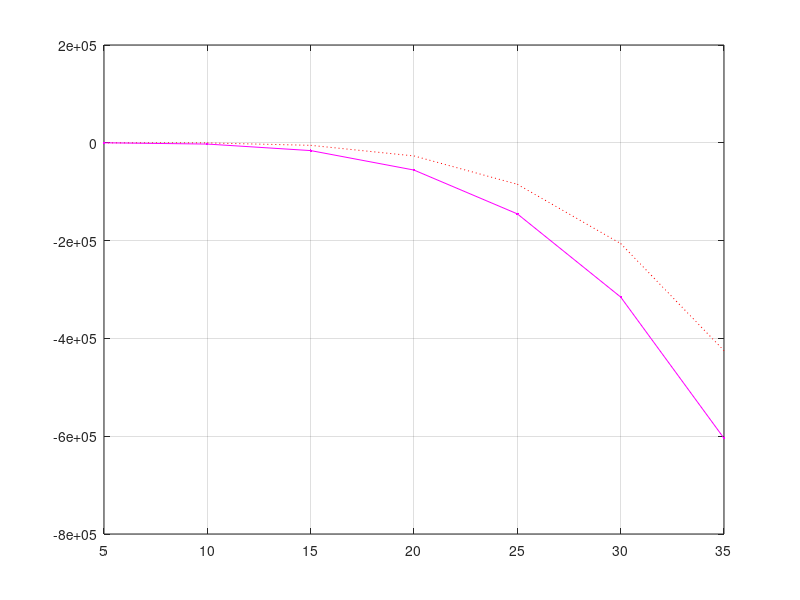

Recreate this plot in MATLAB.
%Program-1: The matlab program of EULER METHOD,RUNGE-KUTTA METHOD of 2nd ,4th order.

function runge_kutta
clear all
clear all figure
clc
disp('.....input.....')
x(1)=input('enter the value of independent variable:');
y(1)=input('enter the value of dependent variable:');
h=input('enter the incremenent value:');
n=input('enter the step:');
disp('.....output.....')
eu(1)=y(1);
for i=1:n+1
    eu(i+1)=eu(i)+h*f(x(i),eu(i));
    x(i+1)=x(i)+h;%Euler method
end
ru2(1)=y(1);
for i=1:n+1
    k1=f(x(i),ru2(i));
    k2=f(x(i)+h,ru2(i)+h*k1);
    ru2(i+1)=ru2(i)+(h/2)*(k1+k2);
    x(i+1)=x(i)+h;%2nd order
end
ru4(1)=y(1);
for i=1:n+1
    k1=f(x(i),ru4(i));
    k2=f(x(i)+(h/2),ru4(i)+(h/2)*k1);
    k3=f(x(i)+(h/2),ru4(i)+(h/2)*k2);
    k4=f(x(i)+h,ru4(i)+h*k3);
    ru4(i+1)=ru4(i)+(h/6)*(k1+2*k2+2*k3+k4);
    x(i+1)=x(i)+h;%4th order
end
ru5(1)=y(1);
for i=1:n+1
    k1=f(x(i),ru5(i));
    k2=h*f(x(i)+(h/2),ru5(i)+(1/2)*k1);
    k3=h*f(x(i)+(h/4),ru5(i)+(3*k1+k2)/16);
    k4=h*f(x(i)+(h/2),ru5(i)+(k3/2));
    k5=h*f(x(i)+(3*h/4),ru5(i)+(-3*k2+6*k3+9*k4)/16);
    k6=h*f(x(i)+h,ru5(i)+(k1+4*k2+6*k3-12*k4+8*k5)/7);
    ru5(i+1)=ru5(i)+(7*k1+32*k3+12*k4+32*k5+7*k6)/90;
    x(i+1)=x(i)+h;
end
for i=1:n+1
    fprintf('%f\t%f\t%f\%f\n',x(i),eu(i),ru2(i),ru4(i),ru5(i));
end
plot(x,eu,':r','linewidth',0.5)
hold on
plot(x,ru2,'.-m','linewidth',0.5)
%hold on
%plot(x,ru4,'*m','linewidth',2.0)
%hold on
%plot(x,ru5,'*m','linewidth',2.0)
%hold on
%plot(x,ru6,'*m','linewidth',2.0)
grid on
%y1=x.^2+x-1;
%plot(x,y1,'k')
%title('Graph of x.^2+x-1','fontsize',13);
%legend('Euler solution (red)','RK2 solution(blue)','RK
%solution(megenda)','main solution(black)',2.0);
hold off
function z=f(x,y)
z=-2*x.^3+12*x.^2-20*x+8.5;
